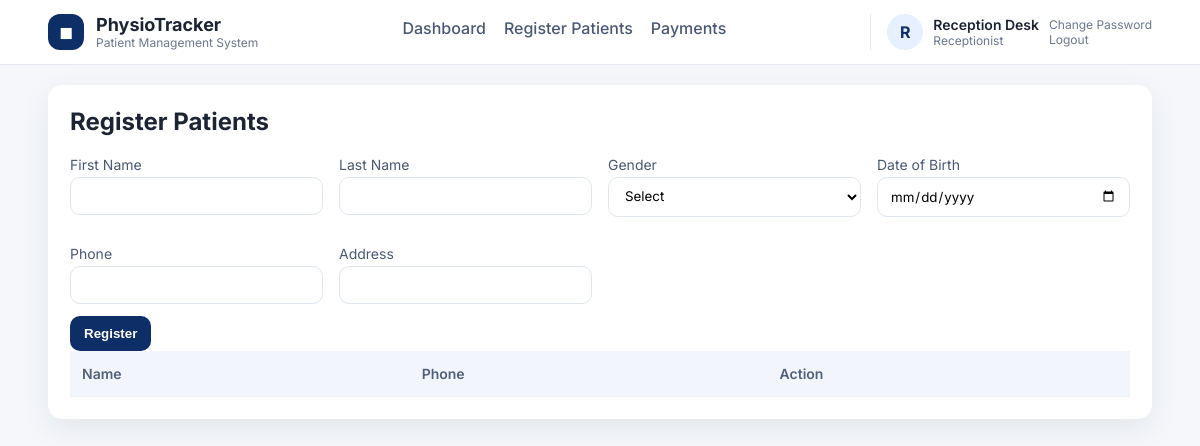
Before: /receptionist/patients.php (signed in) with the older database file.
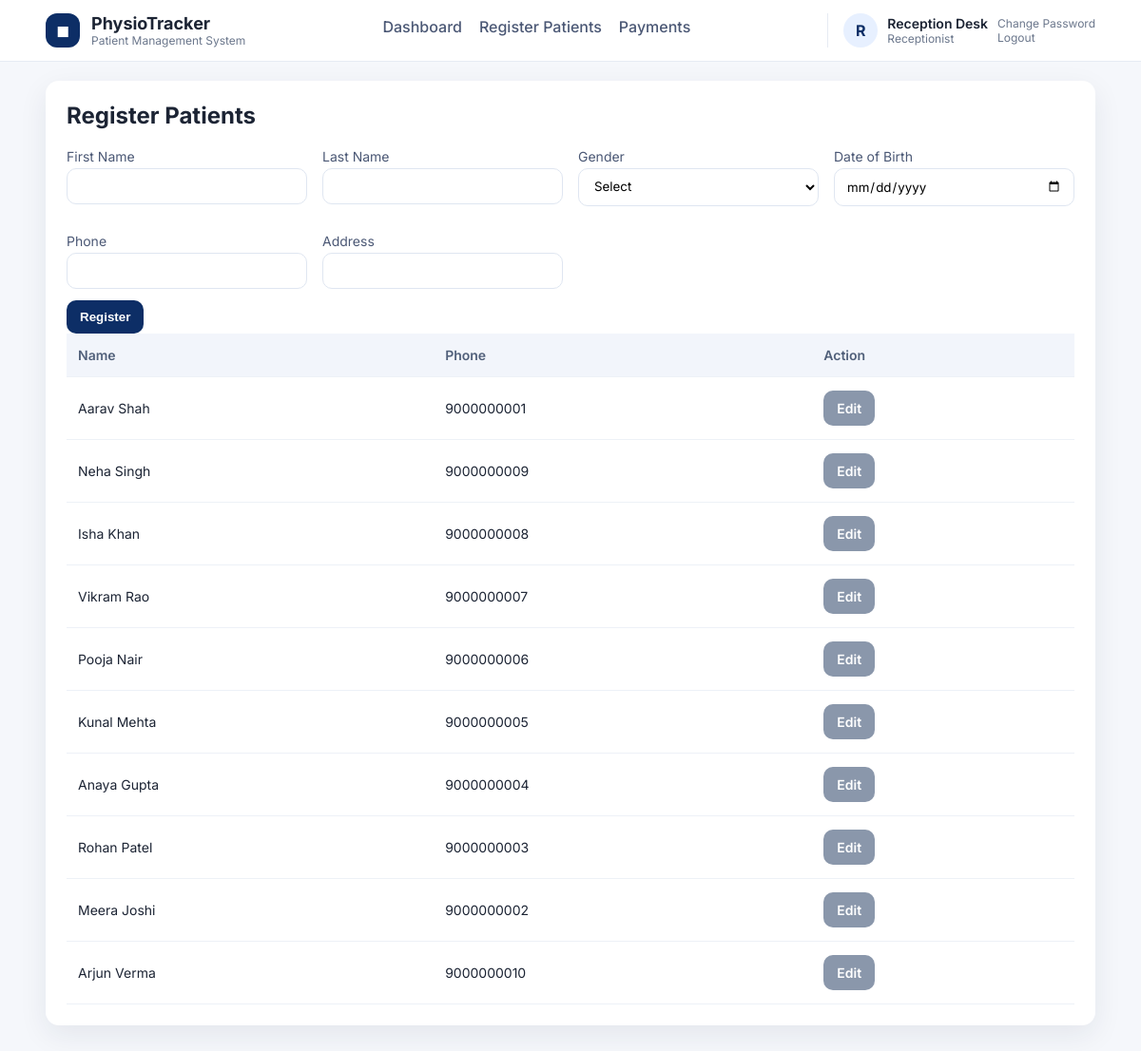
After: the same page with the newer database file.
### tables this page shows
CREATE TABLE users (
    id INT AUTO_INCREMENT PRIMARY KEY,
    role ENUM('admin_doctor','sub_doctor','receptionist','patient') NOT NULL,
    name VARCHAR(120) NOT NULL,
    email VARCHAR(180) NOT NULL UNIQUE,
    password_hash VARCHAR(255) NOT NULL,
    security_question VARCHAR(255) NOT NULL,
    security_answer_hash VARCHAR(255) NOT NULL,
    active TINYINT(1) NOT NULL DEFAULT 1,
    can_view_reports TINYINT(1) NOT NULL DEFAULT 1,
    created_at TIMESTAMP DEFAULT CURRENT_TIMESTAMP
);

CREATE TABLE patients (
    id INT AUTO_INCREMENT PRIMARY KEY,
    user_id INT NULL,
    first_name VARCHAR(80) NOT NULL,
    last_name VARCHAR(80) NOT NULL,
    age INT NULL,
    gender VARCHAR(20),
    dob DATE NULL,
    occupation VARCHAR(120),
    assessment_date DATE NULL,
    dominance VARCHAR(50),
    condition_duration VARCHAR(100),
    phone VARCHAR(40),
    address VARCHAR(255),
    emergency_contact VARCHAR(120),
    chief_complain TEXT,
    history_present_illness TEXT,
    past_medical_history TEXT,
    surgical_history TEXT,
    family_history TEXT,
    socio_economic_status TEXT,
    observation_built TEXT,
    observation_attitude_limb TEXT,
    observation_posture TEXT,
    observation_deformity TEXT,
    aids_applications TEXT,
    gait TEXT,
    palpation_tenderness TEXT,
    palpation_oedema VARCHAR(50),
    palpation_warmth TEXT,
    palpation_crepitus TEXT,
    examination_rom TEXT,
    muscle_power TEXT,
    muscle_bulk TEXT,
    ligament_instability TEXT,
    pain_type TEXT,
    pain_site TEXT,
    pain_nature TEXT,
    pain_aggravating_factor TEXT,
    pain_relieving_factor TEXT,
    pain_measurement TINYINT NULL,
    gait_assessment TEXT,
    diagnosis TEXT,
    treatment_goals TEXT,
    created_by INT NULL,
    created_at TIMESTAMP DEFAULT CURRENT_TIMESTAMP,
    FOREIGN KEY (user_id) REFERENCES users(id) ON DELETE SET NULL
);

### db.php (called while the page is built, shortened)
<?php
function db(): PDO
{
    static $pdo = null;
    if ($pdo === null) {
        $dsn = 'mysql:host=' . DB_HOST . ';dbname=' . DB_NAME . ';charset=utf8mb4';
        $pdo = new PDO($dsn, DB_USER, DB_PASS, [
            PDO::ATTR_ERRMODE => PDO::ERRMODE_EXCEPTION,
            PDO::ATTR_DEFAULT_FETCH_MODE => PDO::FETCH_ASSOC,
        ]);
    }
    return $pdo;
}

### auth.php (called while the page is built, shortened)
<?php
require_once __DIR__ . '/db.php';
require_once __DIR__ . '/helpers.php';
function current_user(): ?array
{
    $stmt = db()->prepare('SELECT * FROM users WHERE id = ?');
    $stmt->execute([$_SESSION['user_id']]);
    $user = $stmt->fetch();
    return $user ?: null;
}

### helpers.php (called while the page is built, shortened)
<?php
require_once __DIR__ . '/db.php';
function e(string $value): string
{
    return htmlspecialchars($value, ENT_QUOTES, 'UTF-8');
}

### receptionist/patients.php (the view, shortened to what this page needs)
<?php
require_once __DIR__ . '/../auth.php';
require_once __DIR__ . '/../helpers.php';
$pdo = db();
$patient = null;
$patients = $pdo->query('SELECT id, first_name, last_name, phone FROM patients ORDER BY created_at DESC')->fetchAll();
require __DIR__ . '/../layout/header.php';
?>
<h2>Register Patients</h2>
<form method="post">
    <div class="grid">
        <label>First Name
            <input name="first_name" required value="<?php echo e($patient['first_name'] ?? ''); ?>">
        </label>
        <label>Last Name
            <input name="last_name" required value="<?php echo e($patient['last_name'] ?? ''); ?>">
        </label>
        <label>Gender
            <select name="gender">
                <option value="">Select</option>
            </select>
        </label>
        <label>Date of Birth
            <input type="date" name="dob" value="<?php echo e($patient['dob'] ?? ''); ?>">
        </label>
        <label>Phone
            <input name="phone" value="<?php echo e($patient['phone'] ?? ''); ?>">
        </label>
        <label>Address
            <input name="address" value="<?php echo e($patient['address'] ?? ''); ?>">
        </label>
    </div>
    <button class="btn" type="submit"><?php echo $patient ? 'Update' : 'Register'; ?></button>
</form>
<table>
    <thead><tr><th>Name</th><th>Phone</th><th>Action</th></tr></thead>
    <tbody>
    <?php foreach ($patients as $p): ?>
        <tr>
            <td><?php echo e($p['first_name'] . ' ' . $p['last_name']); ?></td>
            <td><?php echo e($p['phone']); ?></td>
            <td><a class="btn secondary" href="patients.php?edit=<?php echo $p['id']; ?>">Edit</a></td>
        </tr>
    <?php endforeach; ?>
    </tbody>
</table>
<?php require __DIR__ . '/../layout/footer.php'; ?>

### layout/header.php (shortened to what this page needs)
<?php
require_once __DIR__ . '/../auth.php';
require_once __DIR__ . '/../helpers.php';
$user = current_user();
$role = $user['role'] ?? '';
$menu = [];
if ($user) {
    if ($role === 'admin_doctor') {
        $menu = [
            'Dashboard' => 'admin/dashboard.php',
            'Patients' => 'admin/patients.php',
            'Treatment Plans' => 'admin/treatment_plans.php',
            'Sessions' => 'admin/sessions.php',
            'Payments' => 'admin/payments.php',
            'Users' => 'admin/users.php',
            'Assignments' => 'admin/assignments.php',
        ];
        if ((int) $user['can_view_reports'] === 1) {
            $menu['Reports'] = 'admin/reports.php';
        }
    } elseif ($role === 'sub_doctor') {
        $menu = [
            'Dashboard' => 'subdoctor/dashboard.php',
            'Assigned Patients' => 'subdoctor/patients.php',
            'Session Notes' => 'subdoctor/sessions.php',
        ];
    } elseif ($role === 'receptionist') {
        $menu = [
            'Dashboard' => 'receptionist/dashboard.php',
            'Register Patients' => 'receptionist/patients.php',
            'Payments' => 'receptionist/payments.php',
        ];
    }
}
?>
<!doctype html>
<html>
<head>
    <?php $cssVersion = @filemtime(__DIR__ . '/../assets/style.css') ?: time(); ?>
    <link rel="stylesheet" href="<?php echo BASE_URL; ?>assets/style.css?v=<?php echo $cssVersion; ?>">
</head>
<body>
<header class="site-header">
    <div class="header-inner">
        <div class="brand">
            <div class="brand-mark">◼︎</div>
            <div>
                <div class="brand-title">PhysioTracker</div>
                <div class="brand-subtitle">Patient Management System</div>
            </div>
        </div>
        <nav class="main-nav">
            <?php if ($user): ?>
                <?php foreach ($menu as $label => $path): ?>
                    <a href="<?php echo BASE_URL . $path; ?>"><?php echo e($label); ?></a>
                <?php endforeach; ?>
            <?php else: ?>
                <a href="<?php echo BASE_URL; ?>login.php">Login</a>
            <?php endif; ?>
        </nav>
        <?php if ($user): ?>
            <div class="user-chip">
                <div class="user-avatar"><?php echo e(strtoupper(substr($user['name'], 0, 1))); ?></div>
                <div>
                    <div class="user-name"><?php echo e($user['name']); ?></div>
                    <div class="user-role"><?php echo e(str_replace('_', ' ', $role)); ?></div>
                </div>
                <div class="user-actions">
                    <a href="<?php echo BASE_URL; ?>change_password.php">Change Password</a>
                    <a href="<?php echo BASE_URL; ?>logout.php">Logout</a>
                </div>
            </div>
        <?php endif; ?>
    </div>
</header>
<main class="page">
    <div class="container">

### layout/footer.php
</div>
</main>
</body>
</html>

### assets/style.css (style rules this page uses)
:root { --bg: #f5f7fb; --card: #ffffff; --text: #1c2434; --muted: #6b778c; --primary: #0d2e66; --primary-100: #e7f0ff; --border: #e6ebf3; --shadow: 0 10px 30px rgba(23, 36, 58, 0.08); --radius: 14px; }
* { box-sizing: border-box; }
body { font-family: "Inter", Arial, sans-serif; margin: 0; background: var(--bg); color: var(--text); }
a { color: inherit; }
.site-header { background: #ffffff; border-bottom: 1px solid var(--border); position: sticky; top: 0; z-index: 20; }
.header-inner { width: 92%; max-width: 1280px; margin: 0 auto; display: flex; align-items: center; justify-content: space-between; gap: 18px; padding: 14px 0; flex-wrap: wrap; }
.brand { display: flex; align-items: center; gap: 12px; }
.brand-mark { background: var(--primary); color: #fff; width: 36px; height: 36px; display: grid; place-items: center; border-radius: 12px; font-weight: 700; }
.brand-title { font-weight: 700; font-size: 18px; }
.brand-subtitle { font-size: 12px; color: var(--muted); }
.main-nav { display: flex; gap: 18px; flex-wrap: wrap; justify-content: center; flex: 1; }
.main-nav a { text-decoration: none; font-weight: 500; color: #4b5875; padding-bottom: 6px; border-bottom: 2px solid transparent; }
.user-chip { display: flex; align-items: center; gap: 10px; border-left: 1px solid var(--border); padding-left: 16px; }
.user-avatar { width: 36px; height: 36px; border-radius: 50%; background: var(--primary-100); display: grid; place-items: center; font-weight: 700; color: var(--primary); }
.user-name { font-weight: 600; font-size: 14px; }
.user-role { font-size: 12px; color: var(--muted); text-transform: capitalize; }
.user-actions a { display: block; font-size: 12px; color: var(--muted); text-decoration: none; }
.page { padding: 20px 0 40px; }
.container { width: 92%; max-width: 1280px; margin: 0 auto; background: var(--card); padding: 22px; border-radius: var(--radius); box-shadow: var(--shadow); }
h2 { margin-top: 0; color: var(--text); }
.grid { display: grid; grid-template-columns: repeat(1, minmax(0, 1fr)); gap: 16px; }
table { width: 100%; border-collapse: collapse; }
th, td { border-bottom: 1px solid #edf1f7; padding: 14px 12px; text-align: left; font-size: 14px; }
th { background: #f2f5fb; color: #51607a; font-weight: 600; }
.btn { display: inline-flex; align-items: center; justify-content: center; padding: 10px 14px; background: var(--primary); color: #fff; text-decoration: none; border-radius: 10px; border: 0; cursor: pointer; font-weight: 600; white-space: nowrap; }
.btn.secondary { background: #8a97ab; }
input, select, textarea { width: 100%; padding: 10px 12px; margin-top: 4px; border: 1px solid #dfe6f1; border-radius: 10px; background: #fff; font-family: inherit; }
label { display: block; margin-bottom: 12px; font-size: 14px; color: #4b5875; }
@media (min-width: 640px) { .grid { grid-template-columns: repeat(2, minmax(0, 1fr)); } }
@media (min-width: 768px) { .grid { grid-template-columns: repeat(4, minmax(0, 1fr)); } }

Changed rows visible on the page:
added patients: first_name+last_name "Aarav Shah", phone "9000000001"
added patients: first_name+last_name "Neha Singh", phone "9000000009"
added patients: first_name+last_name "Isha Khan", phone "9000000008"
added patients: first_name+last_name "Vikram Rao", phone "9000000007"
added patients: first_name+last_name "Pooja Nair", phone "9000000006"
added patients: first_name+last_name "Kunal Mehta", phone "9000000005"
added patients: first_name+last_name "Anaya Gupta", phone "9000000004"
added patients: first_name+last_name "Rohan Patel", phone "9000000003"
added patients: first_name+last_name "Meera Joshi", phone "9000000002"
added patients: first_name+last_name "Arjun Verma", phone "9000000010"
